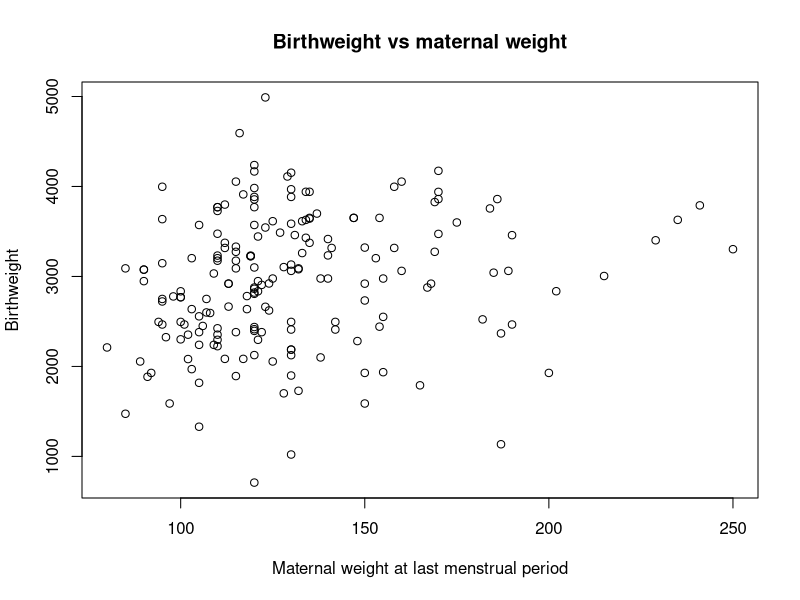
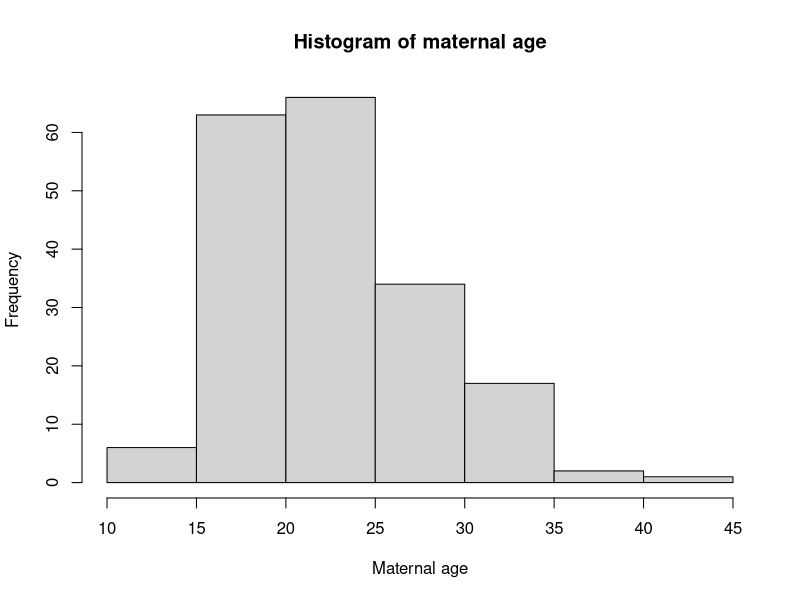
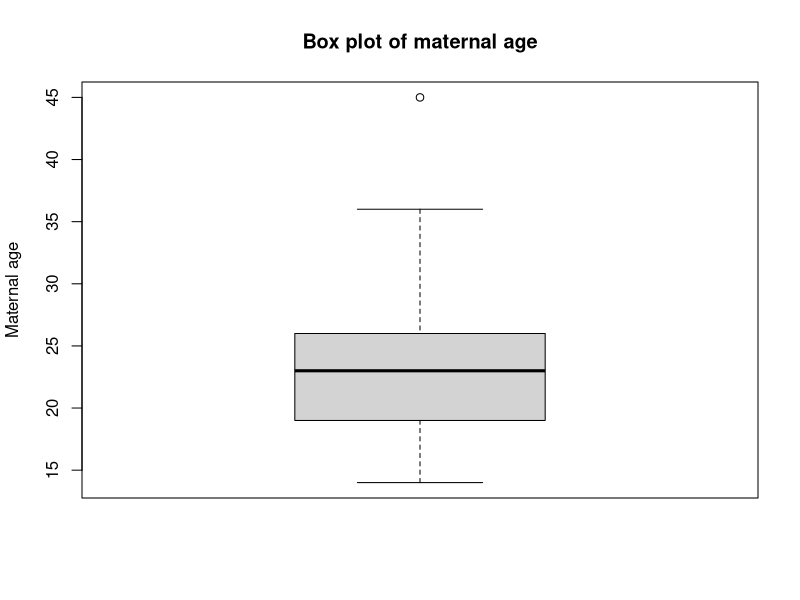

Source code (R) for these figures, in order:
## ---- chunk 1
knitr::opts_chunk$set(echo = TRUE)

if (!exists("show.solutions"))
    show.solutions <- F
## show output for solutions copy only, use as results=hide.results()
hide.results <- function() ifelse(show.solutions, "markup", "hide")
## show code and output for solutions copy only, use as include=hide.all()
hide.all <- function() show.solutions
## show figure for solutions copy only, use as show.fig=hide.figure()
hide.figure <- function() ifelse(show.solutions, "asis", "hide")
## ---- chunk 2
#load knitr library
#  if it is not installed, run this: install.packages("knitr")
library(knitr)

#Define a vector of variable names
Variable<-c("id","low","age","lwt","race","smoke","ptl","ht","ui","ftv","bwt")

#Define a vector of variable descriptions
Description<-c(
  "identification code",
  "low birthweight (0 = birthweight>=2500g, 1 = birthweight<2500g)",
  "age of mother (years)",
  "weight of mother at last menstrual period (pounds)",
  "race (1 = white, 2 = black, 3 = other)",
  "smoked during pregnancy (0 = no, 1 = yes)",
  "premature labour history (count)",
  "has history of hypertension (0 = no, 1 = yes)",
  "presence of uterine irritability (0 = no, 1 = yes)",
  "number of visits to physician during 1st trimester",
  "birthweight (grams)"
)
  
#Define a dataframe containing variable names and descriptions
tabdat<-data.frame(Variable,Description)

#Generate table in RMarkdown document
kable(tabdat)

## ---- chunk 3
lbw <- read.csv("lbw.csv")
## ---- chunk 4
names(lbw)
## ---- chunk 5
lbw$bwt
## ---- chunk 6
lbw[1,]
lbw[,1]
lbw[2,1]
## ---- chunk 7
cat("**As bwt is the variable corresponding to column 11 in the lbw data frame, we can use either of the following commands:**\n")
## ---- chunk 8
lbw[,"bwt"]

#or

lbw[,11]

## ---- chunk 9
lbw$vlow <- lbw$bwt < 1500 
## ---- chunk 10
cat("**Using names and head we can see that vlow has been added to the lbw data frame:**\n")
## ---- chunk 11
names(lbw)
head(lbw)
## ---- chunk 12
mean(lbw$age)
sd(lbw$age)
median(lbw$age) 
IQR(lbw$age) 
mad(lbw$age) 
min(lbw$age) 
max(lbw$age) 
range(lbw$age) 
summary(lbw$age) 
## ---- chunk 13
cat("**These functions compute the following statistics: mean, standard deviation, median, interquartile range, mean absolute deviation, minimum, maximum, range, and list of minimum, lower quartile, median, mean, upper quartile and maximum.**\n")
## ---- chunk 14
cat("**The mean and standard deviation of age for mothers who have offspring with low birthweight (bwt<2500) can be computed using:**\n")
## ---- chunk 15
mean(lbw$age[lbw$bwt<2500])
sd(lbw$age[lbw$bwt<2500])

## or

mean(lbw$age[lbw$low==1])
sd(lbw$age[lbw$low==1])
## ---- chunk 16
cor(lbw$lwt, lbw$bwt)
## ---- chunk 17
cat("**Likewise, the correlation of age with lwt and bwt can be computed using:**\n")
## ---- chunk 18
cor(lbw$age, lbw$lwt)
cor(lbw$age, lbw$bw)
## ---- chunk 19
table(lbw$ptl)
## ---- chunk 20
table(lbw$ptl, lbw$smoke)
## ---- chunk 21
cat("**The cross-tabulation of ptl and smoke can be assigned to ptl_smoke using:**\n")
## ---- chunk 22
ptl_smoke <- table(lbw$ptl, lbw$smoke) 
## ---- chunk 23
cat("**The three-way cross-tabulation of ptl, smoke and ht can be generated using:**\n")
## ---- chunk 24
table(lbw[,c("ptl", "smoke", "ht")])
## ---- chunk 25
cat("**Each command gives row proportions, column proportions and overall proportions respectively.**\n")
## ---- chunk 26
plot(lbw$lwt, lbw$bwt, xlab = "Maternal weight at last menstrual period", 
    ylab = "Birthweight", main = "Birthweight vs maternal weight")

## ---- chunk 27
# The histogram of age can be plotted using:
hist(lbw$age, xlab="Maternal age", main="Histogram of maternal age") 
## ---- chunk 28
# The box plot of age can be plotted using:
boxplot(lbw$age, ylab="Maternal age", main="Box plot of maternal age") 
## ---- chunk 29
lm(bwt ~ lwt, data=lbw) 
## ---- chunk 30
model <- lm(bwt ~ lwt, data=lbw)
## ---- chunk 31
cat("**The summary function gives you more information on the regression model (e.g. standard errors of the regression coefficients):**\n")
## ---- chunk 32
summary(model)
## ---- chunk 33
cat("**The names function can be used to show the components within model:**\n")
## ---- chunk 34
names(model)
